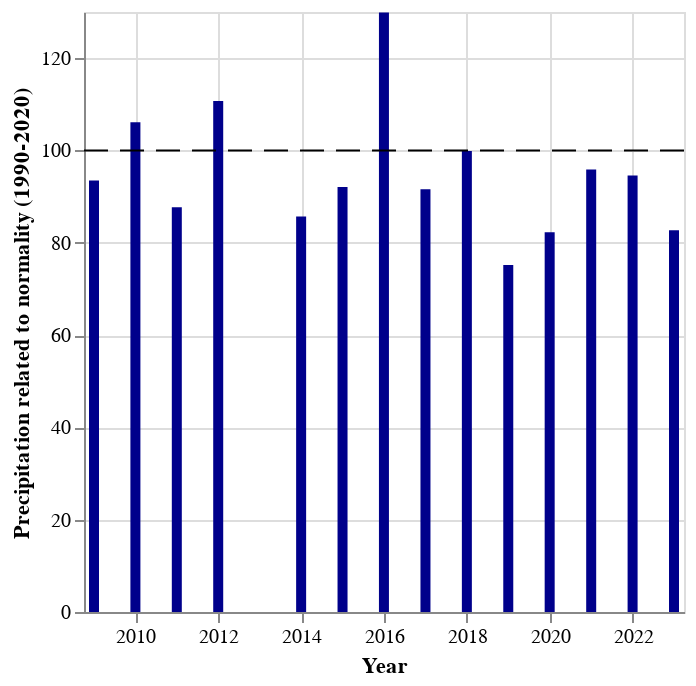

This figure's notebook cell:
### Code cell
import altair as alt 
import Utilities as ut

pasvik_summer = ut.MET_data_loader("Pasvik_rain.csv")

selector = selection = alt.selection_point(on='pointerover', nearest=True)
alt.Chart(pasvik_summer).mark_bar().encode(
    x= alt.X("Date").title("Year"),
    y=alt.Y("Prec_norm").title("Precipitation related to normality (1990-2020)"),
    color= alt.condition(
        selector, 
        alt.value("darkblue"),
        alt.value("lightgrey")),
        tooltip=["Prec_norm"]
    ).add_selection(
        selector
    ) + alt.Chart().mark_rule(strokeDash=[12, 6], size=1).encode(y=alt.datum(100))

### Figure 1 — Vega-Lite specification as saved in the notebook (floating-point values rounded to 4 significant figures)
{"config": {"view": {"continuousWidth": 300, "continuousHeight": 300}}, "layer": [{"data": {"name": "data-1987a0438465e2b186ec06c7ab7eef9e"}, "mark": {"type": "bar"}, "encoding": {"color": {"condition": {"param": "param_12", "value": "darkblue"}, "value": "lightgrey"}, "tooltip": [{"field": "Prec_norm", "type": "quantitative"}], "x": {"field": "Date", "title": "Year", "type": "temporal"}, "y": {"field": "Prec_norm", "title": "Precipitation related to normality (1990-2020)", "type": "quantitative"}}, "name": "view_3"}, {"data": {"name": "empty"}, "mark": {"type": "rule", "size": 1, "strokeDash": [12, 6]}, "encoding": {"y": {"datum": 100}}}], "params": [{"name": "param_12", "select": {"type": "point", "nearest": true, "on": "pointerover"}, "views": ["view_3"]}], "$schema": "https://vega.github.io/schema/vega-lite/v5.17.0.json", "datasets": {"data-1987a0438465e2b186ec06c7ab7eef9e": [{"Name": "Pasvik - Svanvik", "Station": "SN99460", "Date": "2009-01-01T00:00:00", "Prec_norm": 93.5, "Prec_mm": 294.6, "Month": "apr", "Year": 2009}, {"Name": "Pasvik - Svanvik", "Station": "SN99460", "Date": "2010-01-01T00:00:00", "Prec_norm": 106.1, "Prec_mm": 334.2, "Month": "apr", "Year": 2010}, {"Name": "Pasvik - Svanvik", "Station": "SN99460", "Date": "2011-01-01T00:00:00", "Prec_norm": 87.7, "Prec_mm": 276.3, "Month": "apr", "Year": 2011}, {"Name": "Pasvik - Svanvik", "Station": "SN99460", "Date": "2012-01-01T00:00:00", "Prec_norm": 110.7, "Prec_mm": 348.8, "Month": "apr", "Year": 2012}, {"Name": "Pasvik - Svanvik", "Station": "SN99460", "Date": "2014-01-01T00:00:00", "Prec_norm": 85.7, "Prec_mm": 270.1, "Month": "apr", "Year": 2014}, {"Name": "Pasvik - Svanvik", "Station": "SN99460", "Date": "2015-01-01T00:00:00", "Prec_norm": 92.1, "Prec_mm": 290.3, "Month": "apr", "Year": 2015}, {"Name": "Pasvik - Svanvik", "Station": "SN99460", "Date": "2016-01-01T00:00:00", "Prec_norm": 129.9, "Prec_mm": 409.2, "Month": "apr", "Year": 2016}, {"Name": "Pasvik - Svanvik", "Station": "SN99460", "Date": "2017-01-01T00:00:00", "Prec_norm": 91.6, "Prec_mm": 288.5, "Month": "apr", "Year": 2017}, {"Name": "Pasvik - Svanvik", "Station": "SN99460", "Date": "2018-01-01T00:00:00", "Prec_norm": 99.9, "Prec_mm": 314.9, "Month": "apr", "Year": 2018}, {"Name": "Pasvik - Svanvik", "Station": "SN99460", "Date": "2019-01-01T00:00:00", "Prec_norm": 75.2, "Prec_mm": 237.1, "Month": "apr", "Year": 2019}, {"Name": "Pasvik - Svanvik", "Station": "SN99460", "Date": "2020-01-01T00:00:00", "Prec_norm": 82.3, "Prec_mm": 259.4, "Month": "apr", "Year": 2020}, {"Name": "Pasvik - Svanvik", "Station": "SN99460", "Date": "2021-01-01T00:00:00", "Prec_norm": 95.9, "Prec_mm": 302.2, "Month": "apr", "Year": 2021}, {"Name": "Pasvik - Svanvik", "Station": "SN99460", "Date": "2022-01-01T00:00:00", "Prec_norm": 94.6, "Prec_mm": 297.9, "Month": "apr", "Year": 2022}, {"Name": "Pasvik - Svanvik", "Station": "SN99460", "Date": "2023-01-01T00:00:00", "Prec_norm": 82.7, "Prec_mm": 260.6, "Month": "apr", "Year": 2023}], "empty": [{}]}}
